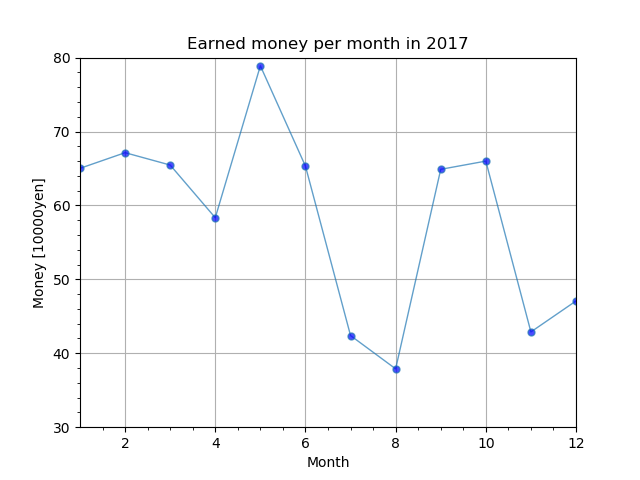

This chart was generated by the following Python code:
#15816052
#滝浦良木

import numpy as np
#import matplotlib
#matplotlib.use('Agg')

import matplotlib.pyplot as plt

# Fixing random state for reproducibility
np.random.seed(19680801)


fig, ax = plt.subplots()

ax.plot(np.arange(1, 13, 1), np.random.uniform(30, 80, 12), '-o', ms=5, lw=1, alpha=0.7, mfc='blue')
ax.grid()

plt.xlim(1, 12)
plt.ylim(30, 80)
plt.xlabel('Month')
plt.ylabel('Money [10000yen]')
plt.title('Earned money per month in 2017')
plt.minorticks_on()
plt.show()
